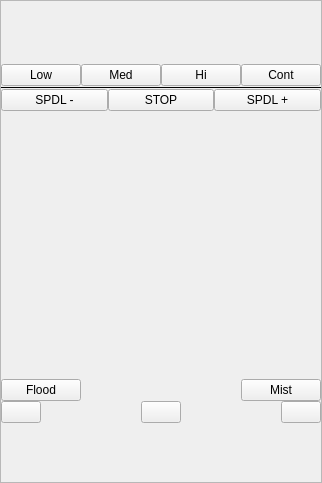
            <widget class="QFrame" name="rightside_run_tab_frame">
             <property name="sizePolicy">
              <sizepolicy hsizetype="Minimum" vsizetype="Preferred">
               <horstretch>0</horstretch>
               <verstretch>0</verstretch>
              </sizepolicy>
             </property>
             <property name="maximumSize">
              <size>
               <width>500</width>
               <height>16777215</height>
              </size>
             </property>
             <property name="frameShape">
              <enum>QFrame::StyledPanel</enum>
             </property>
             <property name="frameShadow">
              <enum>QFrame::Raised</enum>
             </property>
             <layout class="QHBoxLayout" name="horizontalLayout_18">
              <property name="spacing">
               <number>0</number>
              </property>
              <property name="leftMargin">
               <number>0</number>
              </property>
              <property name="topMargin">
               <number>0</number>
              </property>
              <property name="rightMargin">
               <number>0</number>
              </property>
              <property name="bottomMargin">
               <number>0</number>
              </property>
              <item>
               <widget class="QFrame" name="frame">
                <property name="sizePolicy">
                 <sizepolicy hsizetype="Fixed" vsizetype="Preferred">
                  <horstretch>0</horstretch>
                  <verstretch>0</verstretch>
                 </sizepolicy>
                </property>
                <layout class="QVBoxLayout" name="verticalLayout_4" stretch="0,0,0,0,0,0,0,0,0,0,0,0,0">
                 <property name="spacing">
                  <number>0</number>
                 </property>
                 <property name="sizeConstraint">
                  <enum>QLayout::SetMinimumSize</enum>
                 </property>
                 <property name="leftMargin">
                  <number>0</number>
                 </property>
                 <property name="rightMargin">
                  <number>0</number>
                 </property>
                 <item>
                  <widget class="StatusAdjustmentBar" name="statusadjustmentbar_4">
                   <property name="sizePolicy">
                    <sizepolicy hsizetype="Minimum" vsizetype="Fixed">
                     <horstretch>0</horstretch>
                     <verstretch>0</verstretch>
                    </sizepolicy>
                   </property>
                   <property name="feed_rate" stdset="0">
                    <bool>true</bool>
                   </property>
                   <property name="text_template" stdset="0">
                    <string>Feed Override
 %s</string>
                   </property>
                  </widget>
                 </item>
                 <item>
                  <widget class="StatusAdjustmentBar" name="statusadjustmentbar_3">
                   <property name="sizePolicy">
                    <sizepolicy hsizetype="Minimum" vsizetype="Fixed">
                     <horstretch>0</horstretch>
                     <verstretch>0</verstretch>
                    </sizepolicy>
                   </property>
                   <property name="rapid_rate" stdset="0">
                    <bool>true</bool>
                   </property>
                   <property name="feed_rate" stdset="0">
                    <bool>false</bool>
                   </property>
                   <property name="text_template" stdset="0">
                    <string>Rapid Override
 %s</string>
                   </property>
                  </widget>
                 </item>
                 <item>
                  <widget class="StatusAdjustmentBar" name="statusadjustmentbar_6">
                   <property name="spindle_rate" stdset="0">
                    <bool>true</bool>
                   </property>
                   <property name="show_toggle_button" stdset="0">
                    <bool>true</bool>
                   </property>
                   <property name="text_template" stdset="0">
                    <string>Spindle Override
   %d</string>
                   </property>
                  </widget>
                 </item>
                 <item>
                  <widget class="StatusAdjustmentBar" name="statusadjustmentbar_2">
                   <property name="sizePolicy">
                    <sizepolicy hsizetype="Minimum" vsizetype="Fixed">
                     <horstretch>0</horstretch>
                     <verstretch>0</verstretch>
                    </sizepolicy>
                   </property>
                   <property name="spindle_rate" stdset="0">
                    <bool>false</bool>
                   </property>
                   <property name="jograte_rate" stdset="0">
                    <bool>true</bool>
                   </property>
                   <property name="text_template" stdset="0">
                    <string>Jog Rate
%s</string>
                   </property>
                  </widget>
                 </item>
                 <item>
                  <widget class="StatusAdjustmentBar" name="statusadjustmentbar_5">
                   <property name="sizePolicy">
                    <sizepolicy hsizetype="Minimum" vsizetype="Fixed">
                     <horstretch>0</horstretch>
                     <verstretch>0</verstretch>
                    </sizepolicy>
                   </property>
                   <property name="jograte_rate" stdset="0">
                    <bool>false</bool>
                   </property>
                   <property name="jograte_angular_rate" stdset="0">
                    <bool>true</bool>
                   </property>
                   <property name="text_template" stdset="0">
                    <string>Rotary Rate
%s</string>
                   </property>
                  </widget>
                 </item>
                 <item>
                  <spacer name="verticalSpacer">
                   <property name="orientation">
                    <enum>Qt::Vertical</enum>
                   </property>
                   <property name="sizeHint" stdset="0">
                    <size>
                     <width>20</width>
                     <height>40</height>
                    </size>
                   </property>
                  </spacer>
                 </item>
                 <item>
                  <layout class="QHBoxLayout" name="horizontalLayout_39">
                   <item>
                    <widget class="StatusLabel" name="jog_angular_inc_label">
                     <property name="jogincr_status" stdset="0">
                      <bool>true</bool>
                     </property>
                    </widget>
                   </item>
                   <item>
                    <widget class="StatusLabel" name="jog_inc_label">
                     <property name="jogincr_status" stdset="0">
                      <bool>false</bool>
                     </property>
                     <property name="joginct_angle_status" stdset="0">
                      <bool>true</bool>
                     </property>
                    </widget>
                   </item>
                  </layout>
                 </item>
                 <item>
                  <layout class="QHBoxLayout" name="horizontalLayout_38">
                   <item>
                    <widget class="ActionButton" name="actionbutton_31">
                     <property name="sizePolicy">
                      <sizepolicy hsizetype="Fixed" vsizetype="Fixed">
                       <horstretch>0</horstretch>
                       <verstretch>0</verstretch>
                      </sizepolicy>
                     </property>
                     <property name="text">
                      <string>Low</string>
                     </property>
                     <property name="checkable">
                      <bool>true</bool>
                     </property>
                     <property name="indicator_option" stdset="0">
                      <bool>true</bool>
                     </property>
                     <property name="jog_incr_action" stdset="0">
                      <bool>true</bool>
                     </property>
                     <property name="incr_imperial_number" stdset="0">
                      <double>0.001000000000000</double>
                     </property>
                     <property name="incr_mm_number" stdset="0">
                      <double>0.010000000000000</double>
                     </property>
                    </widget>
                   </item>
                   <item>
                    <widget class="ActionButton" name="actionbutton_32">
                     <property name="text">
                      <string>Med</string>
                     </property>
                     <property name="checkable">
                      <bool>true</bool>
                     </property>
                     <property name="indicator_option" stdset="0">
                      <bool>true</bool>
                     </property>
                     <property name="jog_incr_action" stdset="0">
                      <bool>true</bool>
                     </property>
                     <property name="incr_mm_number" stdset="0">
                      <double>0.100000000000000</double>
                     </property>
                    </widget>
                   </item>
                   <item>
                    <widget class="ActionButton" name="actionbutton_30">
                     <property name="text">
                      <string>Hi</string>
                     </property>
                     <property name="checkable">
                      <bool>true</bool>
                     </property>
                     <property name="indicator_option" stdset="0">
                      <bool>true</bool>
                     </property>
                     <property name="jog_incr_action" stdset="0">
                      <bool>true</bool>
                     </property>
                     <property name="incr_imperial_number" stdset="0">
                      <double>0.100000000000000</double>
                     </property>
                     <property name="incr_mm_number" stdset="0">
                      <double>1.000000000000000</double>
                     </property>
                    </widget>
                   </item>
                   <item>
                    <widget class="ActionButton" name="actionbutton_29">
                     <property name="text">
                      <string>Cont</string>
                     </property>
                     <property name="checkable">
                      <bool>true</bool>
                     </property>
                     <property name="indicator_option" stdset="0">
                      <bool>true</bool>
                     </property>
                     <property name="jog_incr_action" stdset="0">
                      <bool>true</bool>
                     </property>
                     <property name="incr_imperial_number" stdset="0">
                      <double>0.000000000000000</double>
                     </property>
                     <property name="incr_mm_number" stdset="0">
                      <double>0.000000000000000</double>
                     </property>
                     <property name="incr_angular_number" stdset="0">
                      <double>0.000000000000000</double>
                     </property>
                    </widget>
                   </item>
                  </layout>
                 </item>
                 <item>
                  <widget class="Line" name="line_6">
                   <property name="frameShadow">
                    <enum>QFrame::Plain</enum>
                   </property>
                   <property name="orientation">
                    <enum>Qt::Horizontal</enum>
                   </property>
                  </widget>
                 </item>
                 <item>
                  <layout class="QHBoxLayout" name="horizontalLayout_9">
                   <item>
                    <widget class="ActionButton" name="actionbutton_19">
                     <property name="text">
                      <string>SPDL -</string>
                     </property>
                     <property name="spindle_rev_action" stdset="0">
                      <bool>false</bool>
                     </property>
                     <property name="spindle_down_action" stdset="0">
                      <bool>true</bool>
                     </property>
                    </widget>
                   </item>
                   <item>
                    <widget class="ActionButton" name="actionbutton_33">
                     <property name="text">
                      <string>STOP</string>
                     </property>
                     <property name="spindle_stop_action" stdset="0">
                      <bool>true</bool>
                     </property>
                    </widget>
                   </item>
                   <item>
                    <widget class="ActionButton" name="actionbutton_18">
                     <property name="text">
                      <string>SPDL +</string>
                     </property>
                     <property name="spindle_fwd_action" stdset="0">
                      <bool>false</bool>
                     </property>
                     <property name="spindle_up_action" stdset="0">
                      <bool>true</bool>
                     </property>
                    </widget>
                   </item>
                  </layout>
                 </item>
                 <item>
                  <layout class="QVBoxLayout" name="verticalLayout_9">
                   <property name="sizeConstraint">
                    <enum>QLayout::SetFixedSize</enum>
                   </property>
                   <item>
                    <widget class="ImageSwitcher" name="imageswitcher">
                     <property name="sizePolicy">
                      <sizepolicy hsizetype="Minimum" vsizetype="Minimum">
                       <horstretch>0</horstretch>
                       <verstretch>0</verstretch>
                      </sizepolicy>
                     </property>
                     <property name="minimumSize">
                      <size>
                       <width>0</width>
                       <height>200</height>
                      </size>
                     </property>
                     <property name="maximumSize">
                      <size>
                       <width>250</width>
                       <height>200</height>
                      </size>
                     </property>
                     <property name="scaledContents">
                      <bool>true</bool>
                     </property>
                     <property name="image_number" stdset="0">
                      <number>0</number>
                     </property>
                     <property name="image_list" stdset="0">
                      <stringlist>
                       <string>/home/chris/emc-dev/share/qtvcp/images/no_tool.png</string>
                       <string>/home/chris/emc-dev/share/qtvcp/images/tool_7-.png</string>
                       <string>/home/chris/emc-dev/share/qtvcp/images/b4_endmill.png</string>
                      </stringlist>
                     </property>
                    </widget>
                   </item>
                   <item>
                    <widget class="StatusLabel" name="tool_description_label">
                     <property name="sizePolicy">
                      <sizepolicy hsizetype="Preferred" vsizetype="Minimum">
                       <horstretch>0</horstretch>
                       <verstretch>0</verstretch>
                      </sizepolicy>
                     </property>
                     <property name="tool_comment_status" stdset="0">
                      <bool>true</bool>
                     </property>
                    </widget>
                   </item>
                   <item>
                    <widget class="StatusLabel" name="tool_diameter_label">
                     <property name="sizePolicy">
                      <sizepolicy hsizetype="Preferred" vsizetype="Minimum">
                       <horstretch>0</horstretch>
                       <verstretch>0</verstretch>
                      </sizepolicy>
                     </property>
                     <property name="textTemplate" stdset="0">
                      <string>Diameter: %s</string>
                     </property>
                     <property name="tool_diameter_status" stdset="0">
                      <bool>true</bool>
                     </property>
                     <property name="tool_comment_status" stdset="0">
                      <bool>false</bool>
                     </property>
                    </widget>
                   </item>
                   <item>
                    <spacer name="verticalSpacer_4">
                     <property name="orientation">
                      <enum>Qt::Vertical</enum>
                     </property>
                     <property name="sizeHint" stdset="0">
                      <size>
                       <width>20</width>
                       <height>40</height>
                      </size>
                     </property>
                    </spacer>
                   </item>
                   <item>
                    <layout class="QVBoxLayout" name="verticalLayout_10">
                     <item>
                      <layout class="QHBoxLayout" name="horizontalLayout_32"/>
                     </item>
                     <item>
                      <layout class="QHBoxLayout" name="horizontalLayout_22">
                       <property name="sizeConstraint">
                        <enum>QLayout::SetMinimumSize</enum>
                       </property>
                       <item>
                        <widget class="ActionButton" name="actionbutton_34">
                         <property name="text">
                          <string>Flood</string>
                         </property>
                         <property name="checkable">
                          <bool>true</bool>
                         </property>
                         <property name="flood_action" stdset="0">
                          <bool>true</bool>
                         </property>
                        </widget>
                       </item>
                       <item>
                        <spacer name="horizontalSpacer_20">
                         <property name="orientation">
                          <enum>Qt::Horizontal</enum>
                         </property>
                         <property name="sizeHint" stdset="0">
                          <size>
                           <width>0</width>
                           <height>20</height>
                          </size>
                         </property>
                        </spacer>
                       </item>
                       <item>
                        <widget class="ActionButton" name="actionbutton_37">
                         <property name="text">
                          <string>Mist</string>
                         </property>
                         <property name="checkable">
                          <bool>true</bool>
                         </property>
                         <property name="mist_action" stdset="0">
                          <bool>true</bool>
                         </property>
                        </widget>
                       </item>
                      </layout>
                     </item>
                     <item>
                      <layout class="QHBoxLayout" name="horizontalLayout_25">
                       <item>
                        <widget class="ActionButton" name="actionbutton_45"/>
                       </item>
                       <item>
                        <spacer name="horizontalSpacer_21">
                         <property name="orientation">
                          <enum>Qt::Horizontal</enum>
                         </property>
                         <property name="sizeHint" stdset="0">
                          <size>
                           <width>40</width>
                           <height>20</height>
                          </size>
                         </property>
                        </spacer>
                       </item>
                       <item>
                        <widget class="ActionButton" name="actionbutton_44"/>
                       </item>
                       <item>
                        <spacer name="horizontalSpacer_22">
                         <property name="orientation">
                          <enum>Qt::Horizontal</enum>
                         </property>
                         <property name="sizeHint" stdset="0">
                          <size>
                           <width>40</width>
                           <height>20</height>
                          </size>
                         </property>
                        </spacer>
                       </item>
                       <item>
                        <widget class="ActionButton" name="actionbutton_43"/>
                       </item>
                      </layout>
                     </item>
                     <item>
                      <layout class="QHBoxLayout" name="horizontalLayout_24"/>
                     </item>
                     <item>
                      <spacer name="verticalSpacer_5">
                       <property name="orientation">
                        <enum>Qt::Vertical</enum>
                       </property>
                       <property name="sizeHint" stdset="0">
                        <size>
                         <width>20</width>
                         <height>40</height>
                        </size>
                       </property>
                      </spacer>
                     </item>
                    </layout>
                   </item>
                  </layout>
                 </item>
                 <item>
                  <widget class="EntryDialog" name="entrydialog"/>
                 </item>
                 <item>
                  <spacer name="verticalSpacer_3">
                   <property name="orientation">
                    <enum>Qt::Vertical</enum>
                   </property>
                   <property name="sizeHint" stdset="0">
                    <size>
                     <width>20</width>
                     <height>10</height>
                    </size>
                   </property>
                  </spacer>
                 </item>
                </layout>
               </widget>
              </item>
             </layout>
            </widget>
